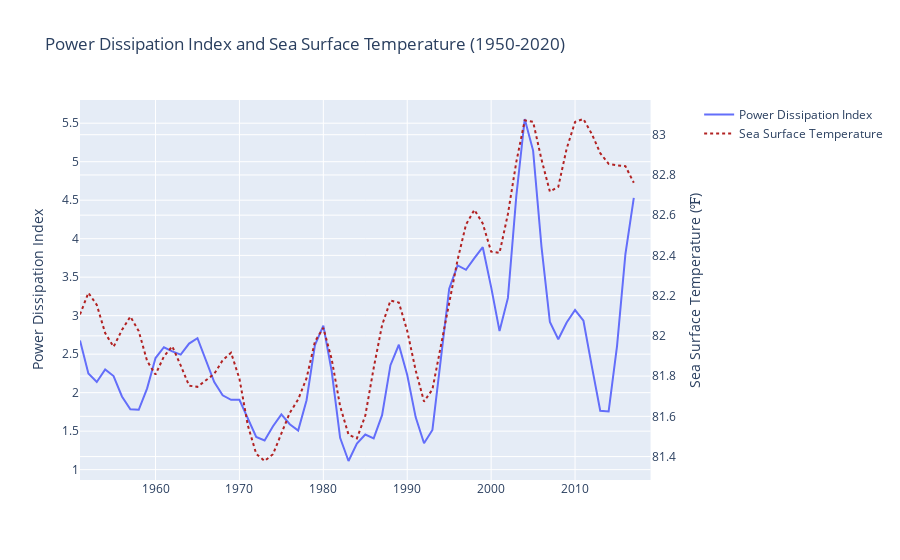

The notebook cell this image was saved under:
### Code cell
import plotly.graph_objects as go
from plotly.subplots import make_subplots

fig = make_subplots(specs=[[{"secondary_y": True}]])
fig.add_trace(go.Line(x=pdi_df['Year'], 
                      y=pdi_df['Smoothed Power Dissipation Index (10^11 m^3/s^2)'],
                      name="Power Dissipation Index"
                      ),
                      secondary_y=False
)

fig.add_trace(go.Line(x=pdi_df['Year'], 
                      y=pdi_df['Smoothed SST (F)'],
                      name="Sea Surface Temperature",
                      line=dict(color='firebrick', width=2, dash='dot')
                      ),
                      secondary_y=True
)

fig.update_layout(title_text="Power Dissipation Index and Sea Surface Temperature (1950-2020)")
fig.update_yaxes(title_text="Power Dissipation Index", secondary_y=False)
fig.update_yaxes(title_text="Sea Surface Temperature (<span>&#8457;</span>)", secondary_y=True)

fig.show()

### Figure 1 — Plotly figure (JSON) as saved in the notebook; plotly's stock layout.template omitted (floating-point values rounded to 4 significant figures)
{"data": [{"name": "Power Dissipation Index", "type": "scatter", "x": [1951, 1952, 1953, 1954, 1955, 1956, 1957, 1958, 1959, 1960, 1961, 1962, 1963, 1964, 1965, 1966, 1967, 1968, 1969, 1970, 1971, 1972, 1973, 1974, 1975, 1976, 1977, 1978, 1979, 1980, 1981, 1982, 1983, 1984, 1985, 1986, 1987, 1988, 1989, 1990, 1991, 1992, 1993, 1994, 1995, 1996, 1997, 1998, 1999, 2000, 2001, 2002, 2003, 2004, 2005, 2006, 2007, 2008, 2009, 2010, 2011, 2012, 2013, 2014, 2015, 2016, 2017, 2018, 2019], "xaxis": "x", "y": [2.678, 2.249, 2.138, 2.301, 2.216, 1.95, 1.783, 1.778, 2.056, 2.449, 2.59, 2.535, 2.494, 2.638, 2.707, 2.419, 2.136, 1.966, 1.907, 1.908, 1.677, 1.424, 1.379, 1.563, 1.718, 1.589, 1.508, 1.902, 2.618, 2.871, 2.275, 1.413, 1.112, 1.34, 1.456, 1.406, 1.708, 2.357, 2.622, 2.229, 1.683, 1.343, 1.516, 2.41, 3.35, 3.654, 3.596, 3.747, 3.889, 3.371, 2.8, 3.231, 4.555, 5.554, 5.144, 3.894, 2.918, 2.694, 2.911, 3.073, 2.934, 2.342, 1.764, 1.756, 2.605, 3.8, 4.53, null, null], "yaxis": "y"}, {"line": {"color": "firebrick", "dash": "dot", "width": 2}, "name": "Sea Surface Temperature", "type": "scatter", "x": [1951, 1952, 1953, 1954, 1955, 1956, 1957, 1958, 1959, 1960, 1961, 1962, 1963, 1964, 1965, 1966, 1967, 1968, 1969, 1970, 1971, 1972, 1973, 1974, 1975, 1976, 1977, 1978, 1979, 1980, 1981, 1982, 1983, 1984, 1985, 1986, 1987, 1988, 1989, 1990, 1991, 1992, 1993, 1994, 1995, 1996, 1997, 1998, 1999, 2000, 2001, 2002, 2003, 2004, 2005, 2006, 2007, 2008, 2009, 2010, 2011, 2012, 2013, 2014, 2015, 2016, 2017, 2018, 2019], "xaxis": "x", "y": [82.11, 82.21, 82.15, 82.01, 81.95, 82.03, 82.1, 82.02, 81.87, 81.81, 81.9, 81.95, 81.85, 81.75, 81.75, 81.78, 81.81, 81.88, 81.92, 81.79, 81.56, 81.41, 81.38, 81.41, 81.51, 81.62, 81.68, 81.79, 81.97, 82.04, 81.88, 81.65, 81.51, 81.49, 81.6, 81.84, 82.05, 82.18, 82.17, 82.02, 81.83, 81.67, 81.73, 81.95, 82.17, 82.38, 82.55, 82.63, 82.56, 82.42, 82.41, 82.61, 82.86, 83.07, 83.06, 82.88, 82.72, 82.74, 82.93, 83.06, 83.08, 83.0, 82.91, 82.86, 82.85, 82.84, 82.76, null, null], "yaxis": "y2"}], "layout": {"title": {"text": "Power Dissipation Index and Sea Surface Temperature (1950-2020)"}, "xaxis": {"anchor": "y", "domain": [0, 0.94]}, "yaxis": {"anchor": "x", "domain": [0, 1], "title": {"text": "Power Dissipation Index"}}, "yaxis2": {"anchor": "x", "overlaying": "y", "side": "right", "title": {"text": "Sea Surface Temperature (<span>&#8457;</span>)"}}}}
